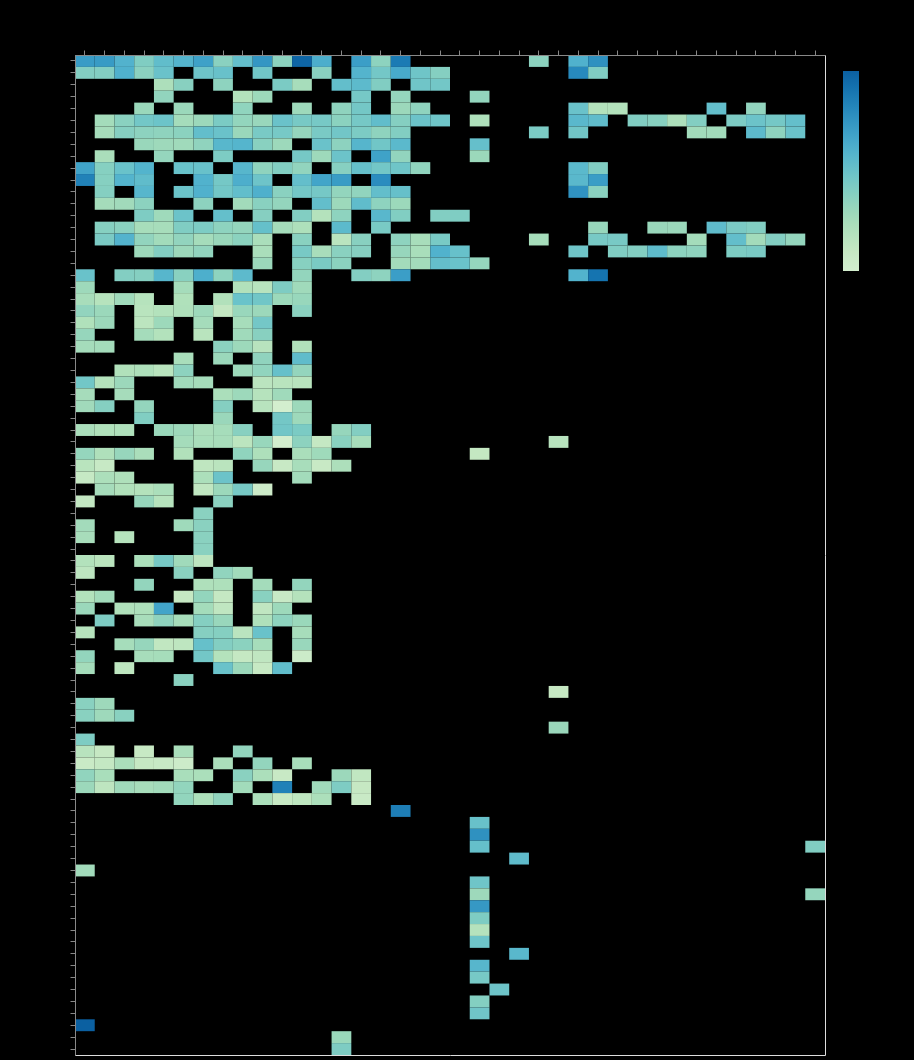

The notebook cell this image was saved under:
### Code cell
heat_chart = al.Chart(heat_data, title=f'Avg Price by Section and Row for Event {150339062}').mark_rect().encode(
    x=al.X('Row', title=None, sort=sort_mixed_list(df['Row'].unique()), axis=al.Axis(orient="top",labelAngle=-45)),
    y=al.Y('Section', title=None, sort=sort_mixed_list(df['Section'].unique())),
    color=al.Color('W_Avg_Price', scale=al.Scale(type='log',scheme='greenblue')),
    tooltip=['Section','Row','QuantityRange',al.Tooltip('RawPrice', format="$.0f")]
).properties(
    width=750,
    height=1000
)
# add colored labels 
text = heat_chart.mark_text(size=9).encode(
    al.Text('RawPrice:Q', format="$.0f"))

heat_chart.configure(background='black')

### Figure 1 — Vega-Lite specification as saved in the notebook (floating-point values rounded to 4 significant figures; data arrays with more than 128 entries replaced by an {"elided": "..."} marker saying what was removed)
{"$schema": "https://vega.github.io/schema/vega-lite/v4.17.0.json", "config": {"background": "black", "view": {"continuousHeight": 300, "continuousWidth": 400}}, "data": {"name": "data-12a91202ae5a89c83e5013e0052d2ed3"}, "datasets": {"data-12a91202ae5a89c83e5013e0052d2ed3": {"elided": "589 records"}}, "encoding": {"color": {"field": "W_Avg_Price", "scale": {"scheme": "greenblue", "type": "log"}, "type": "quantitative"}, "tooltip": [{"field": "Section", "type": "nominal"}, {"field": "Row", "type": "nominal"}, {"field": "QuantityRange", "type": "quantitative"}, {"field": "RawPrice", "format": "$.0f", "type": "quantitative"}], "x": {"axis": {"labelAngle": -45, "orient": "top"}, "field": "Row", "sort": ["1", "2", "3", "4", "5", "6", "7", "8", "9", "10", "11", "12", "13", "14", "15", "16", "17", "18", "19", "20", "", "10W", "12TIX", "18TIX", "18W", "2W", "A", "B", "C", "D", "E", "F", "G", "H", "J", "K", "L", "M", "None", "SRO"], "title": null, "type": "nominal"}, "y": {"field": "Section", "sort": ["101", "102", "103", "104", "105", "106", "107", "108", "109", "110", "111", "112", "113", "114", "115", "116", "117", "118", "119", "205", "206", "207", "208", "209", "210", "214", "215", "216", "217", "218", "219", "301", "302", "303", "304", "305", "306", "307", "308", "309", "310", "311", "312", "313", "314", "315", "316", "317", "318", "319", "320", "321", "322", "325", "326", "327", "328", "329", "330", "331", "332", "333", "334", "A09", "A48", "B Level Suites", "B03", "B04", "B16", "B34", "B59", "C Level Suites", "C-40", "C-44", "C-6", "C03", "C04", "C29", "C30", "C32", "C37", "C41", "C42", "C43", "CRT", "LOT C", "Lexus Club Pass", "Loge Level 104", "Loge Level 118", "PARKING", "PARKINGING", "PR01", "PR02", "PR03", "PR04", "PR05", "PR06", "PR07", "PR08", "PR09", "PR10", "PR11", "PR12", "PR13", "PR14", "PR15", "PR16", "PR17", "PR18"], "title": null, "type": "nominal"}}, "height": 1000, "mark": "rect", "title": "Avg Price by Section and Row for Event 150339062", "usermeta": {"embedOptions": {"theme": "dark"}}, "width": 750}
